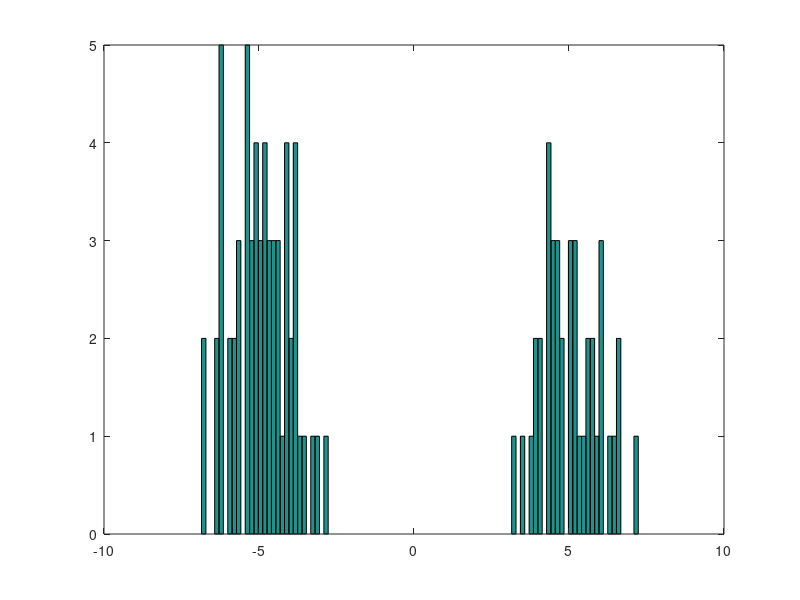

This figure's MATLAB source:
close all;
clear all;
clc; 

sample_num = 100; 

samples_record = zeros(sample_num, 1);

mu = 5; 
sigma = 1; 

sample_func = @(mixture_idx) (1-mixture_idx).*normrnd(-1.0*mu, sigma, 1, 1) + ...
    mixture_idx .* normrnd(mu, sigma, 1, 1); 

for sample_idx = 1:1:sample_num
    % sample mixture idx 
    mix_idx = (rand(1) <= 0.5); 
    samples_record(sample_idx) = sample_func(mix_idx); 
end

hist(samples_record, 100)

save('mixture_gauss_basic_sample.mat', 'samples_record')

% !git add -A
% !git commit -m "mixture_gauss_basic_sample.mat"
% !git push